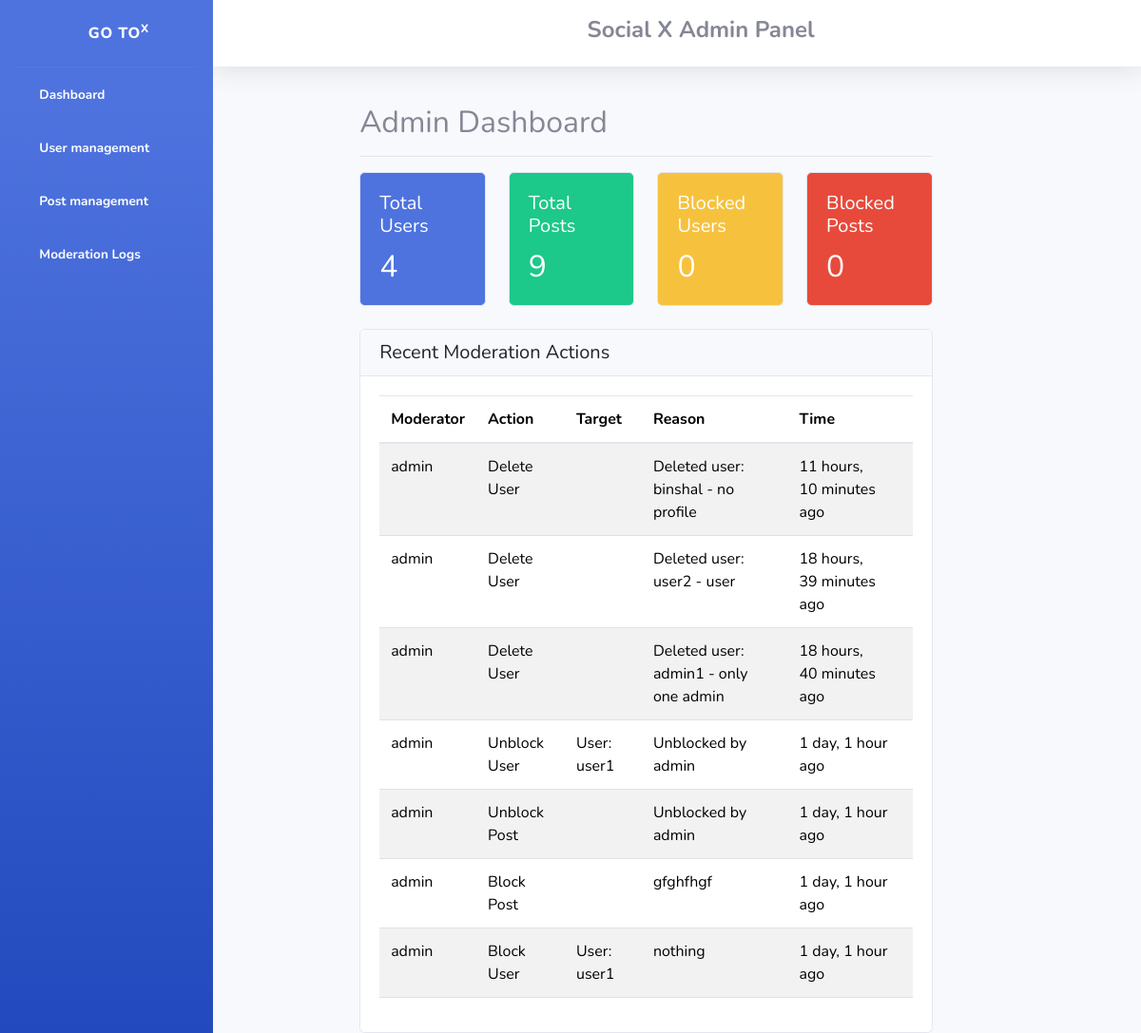
Page /adminview/ (signed in) on the committed database.
### admin_app/models.py (models this page shows, shortened)
class ModeratorLog(models.Model):
    ACTION_CHOICES = (
        ('block_user', 'Block User'),
        ('unblock_user', 'Unblock User'),
        ('delete_user', 'Delete User'),
        ('block_post', 'Block Post'),
        ('unblock_post', 'Unblock Post'),
        ('delete_post', 'Delete Post'),
    )
    moderator = models.ForeignKey(User, on_delete=models.SET_NULL, null=True, related_name='moderator_actions')
    action = models.CharField(max_length=20, choices=ACTION_CHOICES)
    target_user = models.ForeignKey(User, on_delete=models.SET_NULL, null=True, blank=True, related_name='moderation_logs')
    target_post = models.ForeignKey(Post, on_delete=models.SET_NULL, null=True, blank=True, related_name='moderation_logs')
    reason = models.TextField()
    timestamp = models.DateTimeField(auto_now_add=True)

### account_app/models.py (models this page shows, shortened)
class CustomUser(AbstractUser):
    phone_regex = RegexValidator(
        regex=r'^\+?1?\d{10}$',
        message="Phone number must be entered in the format: '+9999999999'. Up to 10 digits allowed."
    )
    email = models.EmailField(unique=True)
    profile_picture = models.ImageField(upload_to='profile_pics/', null=True, blank=True)
    contact_number = models.CharField(validators=[phone_regex], max_length=17, blank=True)

### admin_app/views.py (the view)
# urls.py: path('adminview/', views.admin_dashboard, name='admin_dashboard'),
@user_passes_test(is_admin)
def admin_dashboard(request):
    total_users = User.objects.count()
    total_posts = Post.objects.count()
    blocked_users = User.objects.filter(is_active=False).count()
    blocked_posts = Post.objects.filter(is_blocked=True).count()
    recent_actions = ModeratorLog.objects.select_related('moderator', 'target_user', 'target_post').order_by('-timestamp')[:10]
    context = {
        'total_users': total_users,
        'total_posts': total_posts,
        'blocked_users': blocked_users,
        'blocked_posts': blocked_posts,
        'recent_actions': recent_actions
    }
    return render(request, 'admin/dashboard.html', context)

### admin_app/views.py (called while the page is built)
def is_admin(user):
    return user.is_authenticated and user.is_staff

### templates/admin/dashboard.html
{% extends 'admin/base.html' %}
{% block admin_content %}
<div class="d-flex justify-content-between flex-wrap flex-md-nowrap align-items-center pt-3 pb-2 mb-3 border-bottom">
    <h1 class="h2">Admin Dashboard</h1>
</div>
<div class="row">
    <div class="col-md-3 mb-4">
        <div class="card text-white bg-primary">
            <div class="card-body">
                <h5 class="card-title">Total Users</h5>
                <h2 class="card-text">{{ total_users }}</h2>
            </div>
        </div>
    </div>
    <div class="col-md-3 mb-4">
        <div class="card text-white bg-success">
            <div class="card-body">
                <h5 class="card-title">Total Posts</h5>
                <h2 class="card-text">{{ total_posts }}</h2>
            </div>
        </div>
    </div>
    <div class="col-md-3 mb-4">
        <div class="card text-white bg-warning">
            <div class="card-body">
                <h5 class="card-title">Blocked Users</h5>
                <h2 class="card-text">{{ blocked_users }}</h2>
            </div>
        </div>
    </div>
    <div class="col-md-3 mb-4">
        <div class="card text-white bg-danger">
            <div class="card-body">
                <h5 class="card-title">Blocked Posts</h5>
                <h2 class="card-text">{{ blocked_posts }}</h2>
            </div>
        </div>
    </div>
</div>
<div class="card">
    <div class="card-header">
        <h5 class="mb-0">Recent Moderation Actions</h5>
    </div>
    <div class="card-body">
        <div class="table-responsive">
            <table class="table table-striped">
                <thead>
                    <tr>
                        <th>Moderator</th>
                        <th>Action</th>
                        <th>Target</th>
                        <th>Reason</th>
                        <th>Time</th>
                    </tr>
                </thead>
                <tbody>
                    {% for log in recent_actions %}
                        <tr>
                            <td>{{ log.moderator.username }}</td>
                            <td>{{ log.get_action_display }}</td>
                            <td>
                                {% if log.target_user %}
                                    User: {{ log.target_user.username }}
                                {% elif log.target_post %}
                                    Post: {{ log.target_post.title }}
                                {% endif %}
                            </td>
                            <td>{{ log.reason }}</td>
                            <td>{{ log.timestamp|timesince }} ago</td>
                        </tr>
                    {% endfor %}
                </tbody>
            </table>
        </div>
    </div>
</div>
{% endblock %}

### templates/admin/base.html (shortened to what this page needs)
<!DOCTYPE html>
{% load static %}
<html lang="en">
<head>
    <link href="{% static 'vendor/fontawesome-free/css/all.min.css' %}" rel="stylesheet" type="text/css">
        <link href="https://cdn.jsdelivr.net/npm/bootstrap@5.3.3/dist/css/bootstrap.min.css" rel="stylesheet">
    <link href="{% static 'css/sb-admin-2.min.css' %}" rel="stylesheet">
</head>
<body id="page-top">
    <div id="wrapper">
        <ul class="navbar-nav bg-gradient-primary sidebar sidebar-dark accordion" id="accordionSidebar">
            <a class="sidebar-brand d-flex align-items-center justify-content-center" href="{% url 'admin_dashboard' %}">
                <div class="sidebar-brand-icon rotate-n-15">
                    <i class="fas fa-laugh-wink"></i>
                </div>
                <div class="sidebar-brand-text mx-3">Go To<sup>x</sup></div>
            </a>
            <hr class="sidebar-divider my-0">
            <li class="nav-item active">
                <a class="nav-link {% if request.resolver_match.url_name == 'admin_dashboard' %}active{% endif %}" href="{% url 'admin_dashboard' %}">
                    <i class="fas fa-fw fa-tachometer-alt"></i>
                    <span>Dashboard</span></a>
            </li>
            <li class="nav-item active">
                <a class="nav-link {% if request.resolver_match.url_name == 'admin_user_management' %}active{% endif %}" href="{% url 'admin_user_management' %}">
                    <i class="fas fa-fw fa-tachometer-alt"></i>
                    <span>User management</span></a>
            </li>
            <li class="nav-item active">
                <a class="nav-link {% if request.resolver_match.url_name == 'admin_post_management' %}active{% endif %}" href="{% url 'admin_post_management' %}">
                    <i class="fas fa-fw fa-tachometer-alt"></i>
                    <span>Post management</span></a>
            </li>
            <li class="nav-item active">
                <a class="nav-link {% if request.resolver_match.url_name == 'moderation_logs' %}active{% endif %}" href="{% url 'moderation_logs' %}">
                    <i class="fas fa-fw fa-tachometer-alt"></i>
                    <span>Moderation Logs</span></a>
            </li>
        </ul>
        <div id="content-wrapper" class="d-flex flex-column">
            <div id="content">
                <nav class="navbar navbar-expand navbar-light bg-white topbar mb-4 static-top shadow">
                    <h4><strong>Social X Admin Panel</strong></h4>
               </nav>
             <div class="mi">
               <main class="col-md-10 ms-sm-auto px-md-4">
                {% block admin_content %}{% endblock %}
            </main>
        </div>
</body>
</html>

### templates/admin/base.html (style rules this page uses)
h4 { margin-left: 40%; }
.mi { margin-right: 20%; }

### rows in the picture
ModeratorLog: moderator.username "admin", action "Delete User", reason "Deleted user: binshal - no profile", timestamp "11 hours, 10 minutes"
ModeratorLog: moderator.username "admin", action "Delete User", reason "Deleted user: user2 - user", timestamp "18 hours, 39 minutes"
ModeratorLog: moderator.username "admin", action "Delete User", reason "Deleted user: admin1 - only one admin", timestamp "18 hours, 40 minutes"
ModeratorLog: moderator.username "admin", action "Unblock User", target_user.username "user1", reason "Unblocked by admin", timestamp "1 day, 1 hour"
ModeratorLog: moderator.username "admin", action "Unblock Post", reason "Unblocked by admin", timestamp "1 day, 1 hour"
ModeratorLog: moderator.username "admin", action "Block Post", reason "gfghfhgf", timestamp "1 day, 1 hour"
ModeratorLog: moderator.username "admin", action "Block User", target_user.username "user1", reason "nothing", timestamp "1 day, 1 hour"

### other values in the picture
{{ total_users }} "4"
{{ total_posts }} "9"
{{ blocked_users }} "0"
{{ blocked_posts }} "0"
